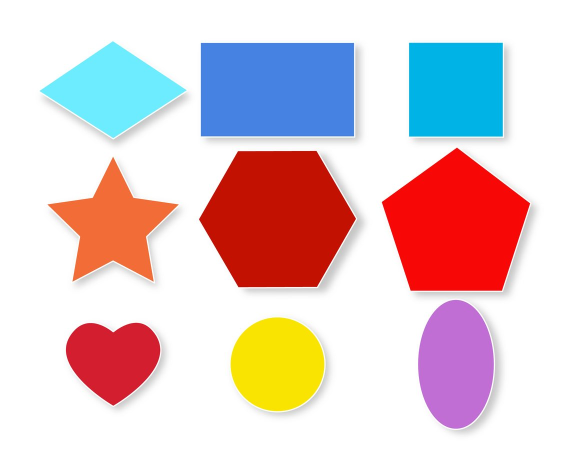
#> input picture python/opencv/fig/shapes.jpg, 1136 x 936 px (shown at 1/2 size)
$ python edge_detection.py
#> lines starting #> are read from the running program, lines starting #| are printed output that depends on the picture; after the words box and inside, x2 and y2 are one past the last pixel; in counts of white or black regions, pixels touching at a corner belong together
import cv2
import numpy as np


def getContours(img):
    contours,hierarchy = cv2.findContours(img,cv2.RETR_EXTERNAL,cv2.CHAIN_APPROX_NONE)
    for cnt in contours:
        area = cv2.contourArea(cnt)
        #print(area)
        if area > 50:
            perimeter = cv2.arcLength(cnt, True)
            #print(perimeter)
            approx = cv2.approxPolyDP(cnt, 0.02*perimeter, True)
            print(len(approx))
            if len(approx) == 12:
                objectType = "Hex"
                cv2.drawContours(imgContour, cnt, -1,(0,255,0),6)
                x,y,w,h = cv2.boundingRect(approx)
                cv2.rectangle(imgContour, (x,y),(x+w,y+h),(0,0,255),4)
                cv2.putText(imgContour,objectType,(x+(w//2)-10, y+(h//2 -10)),cv2.FONT_HERSHEY_COMPLEX,0.5,(0,0,0),2)


img     = cv2.imread("fig/shapes.jpg")
#> img is the input picture: shape (936, 1136, 3); mean B, G, R 204.3, 202, 223.4
img = cv2.resize(img, (int(img.shape[1]/2),int(img.shape[0]/2)))
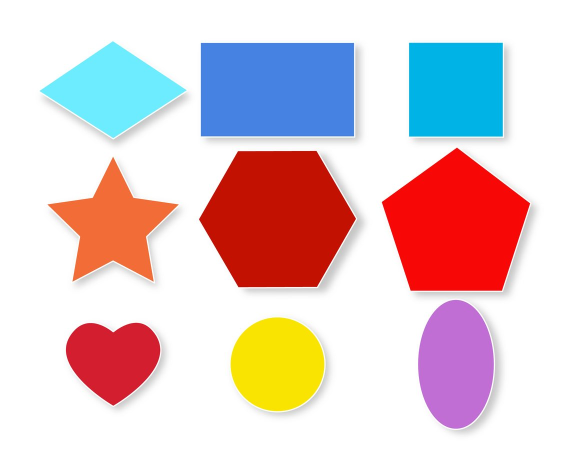
#> img: shape (468, 568, 3); mean B, G, R 204.3, 202, 223.5


imgGray  = cv2.cvtColor(img,cv2.COLOR_BGR2GRAY)
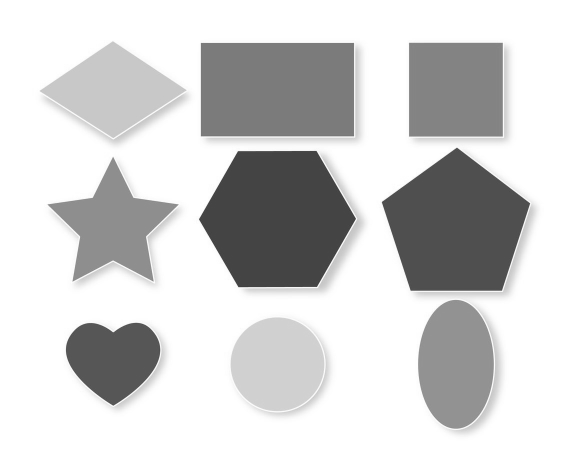
#> imgGray: shape (468, 568); min 63, max 255, mean 208.7
imgBlur  = cv2.GaussianBlur(imgGray,(7,7),1)
imgCanny = cv2.Canny(imgBlur,50,50)
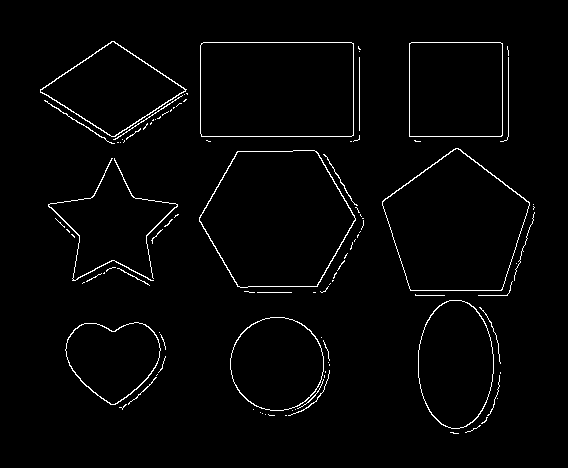
#> imgCanny: shape (468, 568); 2.1% white in thin lines or dots, all inside (x1, y1, x2, y2) = (40, 41, 535, 434)
imgContour = img.copy()
getContours(imgCanny)
#> in getContours, `contours,hierarchy = cv2.findContours(img,cv2.RETR_EXTERNAL,cv2.CHAIN_..`: contours = 102 contours, 89 with area under 20; largest, box (x1, y1, x2, y2) and area: (199, 150, 356, 288) 16014, (382, 148, 530, 291) 14648, (200, 42, 354, 137) 14372, (409, 42, 503, 137) 8738, (418, 300, 494, 429) 7635
#> the loop in getContours, `for cnt in contours:` made 102 passes
#> (area, perimeter, objectType, x, y, w, h) on pass 68: (88.5, 567.2, 'Hex', 48, 158, 106, 123)
#> (area, perimeter, approx) on passes 100 to 102: (8738.5, 372.2, [[409, 43], [409, 136], [501, 136], [502, 43]]), (14372.5, 491.1, [[201, 43], [201, 136], [353, 135], [353, 43]]), (7130, 373, [[111, 41], [40, 92], [115, 136], [186, 89]])
#| 8
#| 8
#| 8
#| 12
#| 6
#| 5
#| 4
#| 4
#> (further printed lines are left out)
#> after the loop in getContours, `for cnt in contours:`:
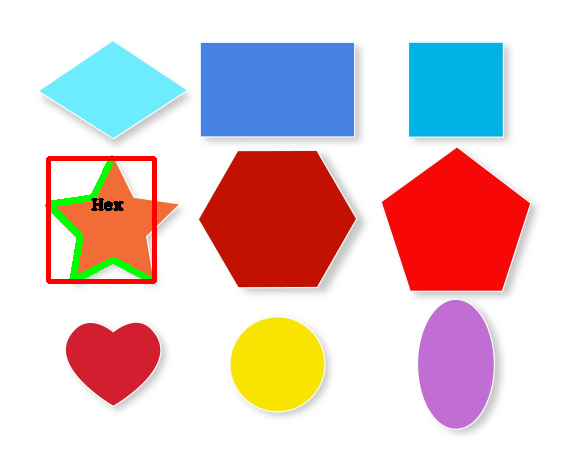
#> imgContour: shape (468, 568, 3); 1.59% of pixels changed, all inside (x1, y1, x2, y2) = (45, 155, 157, 284)

#stack images
imgBlank = np.zeros_like(imgGray)
imgStack1 = np.hstack((imgBlur,imgGray))
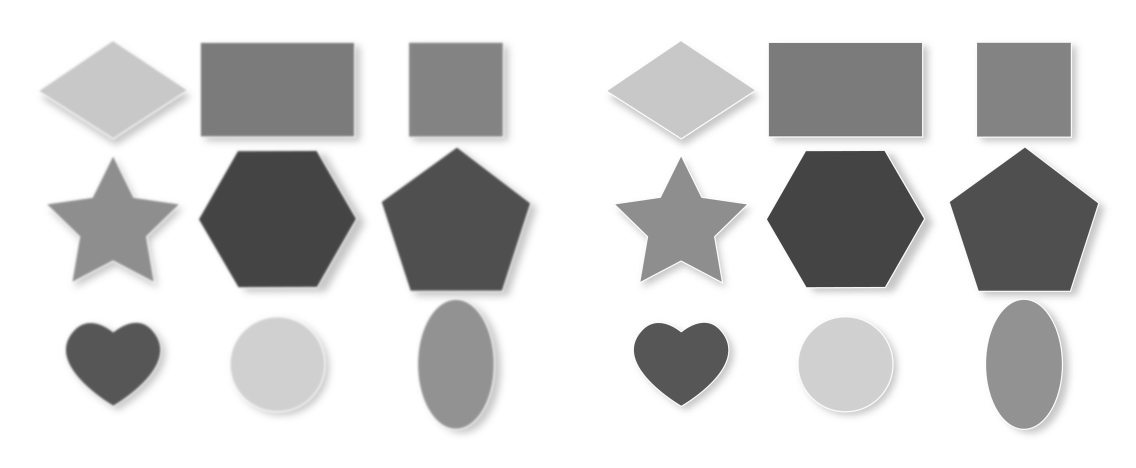
#> imgStack1: shape (468, 1136); min 63, max 255, mean 208.7
imgstack2 = np.hstack((imgCanny,imgBlank))
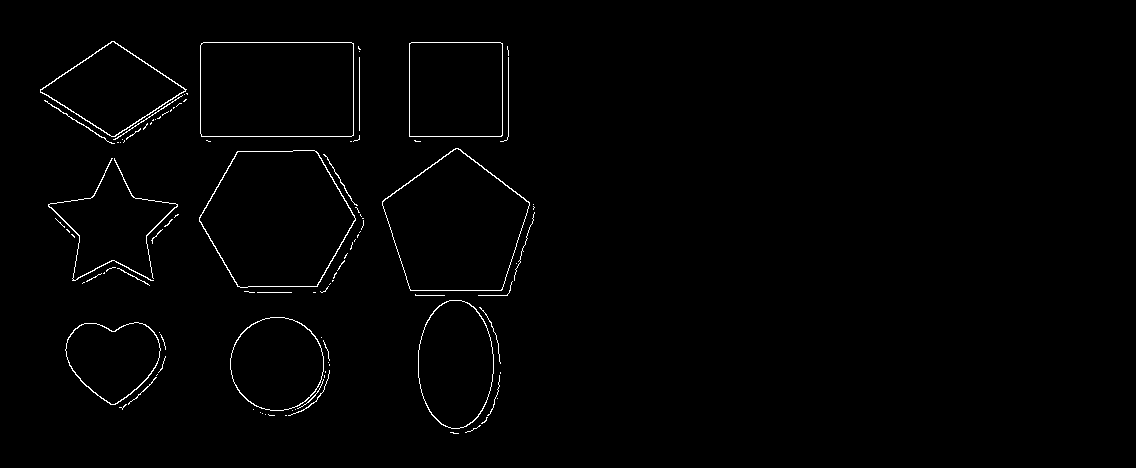
#> imgstack2: shape (468, 1136); 1% white in thin lines or dots, all inside (x1, y1, x2, y2) = (40, 41, 535, 434)

imgStack =  np.vstack((imgStack1,imgstack2))
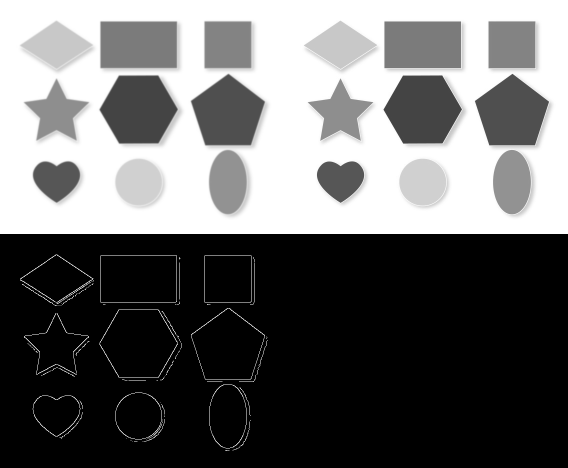
#> imgStack: shape (936, 1136) (shown at 1/2 size); min 0, max 255, mean 105.7

cv2.imshow("figure", imgStack)
cv2.imshow("figure2", imgContour)
cv2.waitKey(0)
